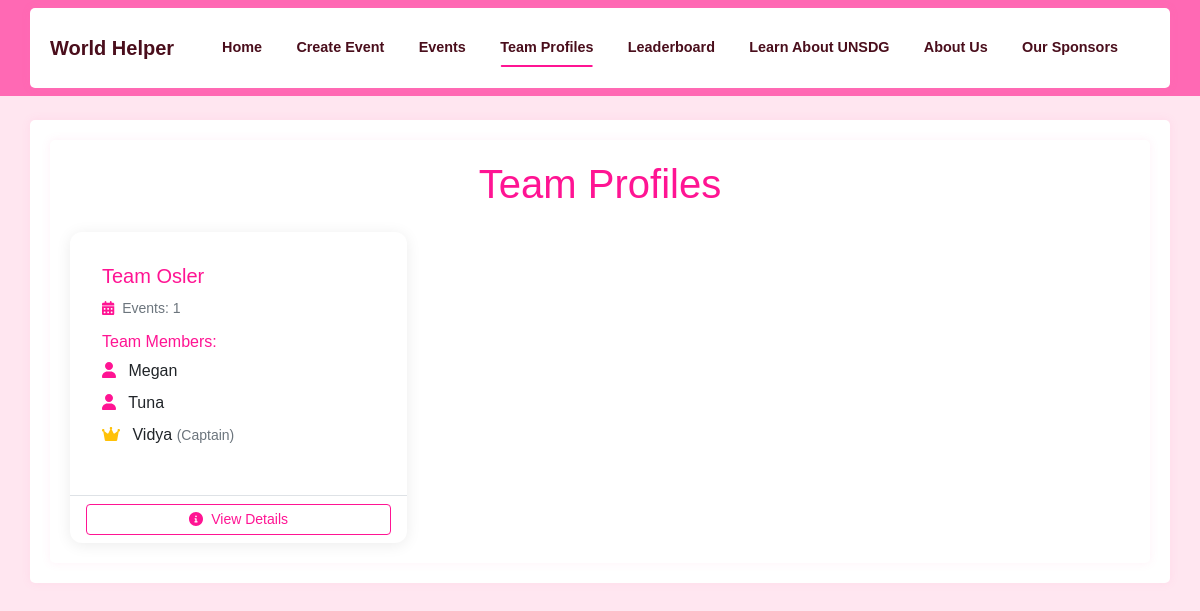
The app's page /team_profiles, older data.
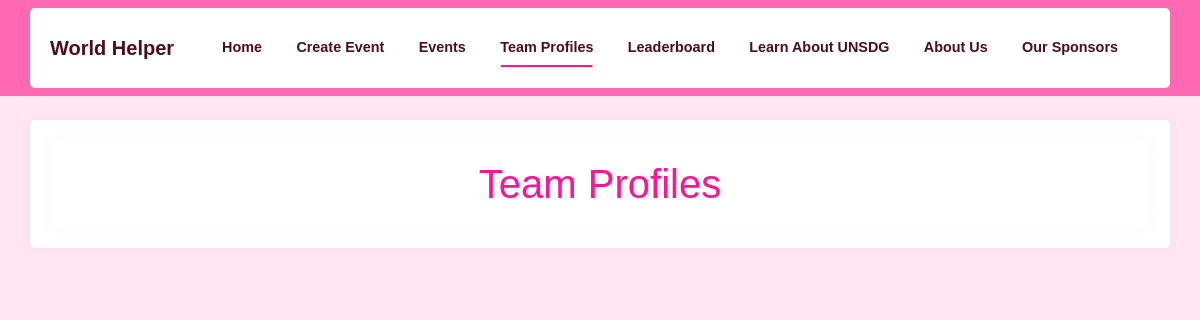
The same page, newer data.
### app/models.py (models this page shows)
class Team(db.Model):
    id = db.Column(db.Integer, primary_key=True)
    team_phrase = db.Column(db.String(100), nullable=False)
    name = db.Column(db.String(64), nullable=False)
    members = db.relationship('TeamMember', backref='team', lazy='dynamic')
    events = db.relationship('Event', backref='team', lazy='dynamic')
    bingo_card = db.relationship('BingoCard', backref='team', uselist=False)

class TeamMember(db.Model):
    id = db.Column(db.Integer, primary_key=True)
    name = db.Column(db.String(64), nullable=False)
    team_id = db.Column(db.Integer, db.ForeignKey('team.id'), nullable=False)
    is_captain = db.Column(db.Boolean, default=False)
    __table_args__ = (
        db.UniqueConstraint('team_id', 'name', name='unique_member_per_team'),
    )

### app/main/routes.py (the view)
@bp.route('/team_profiles')
def team_profiles():
    teams = db.session.query(Team, func.count(Event.id).label('event_count')) \
        .outerjoin(Event) \
        .group_by(Team.id) \
        .order_by(Team.name) \
        .all()
    return render_template('team_profiles.html', teams=teams)

### app/main/routes.py (called while the page is built)
@bp.context_processor
def utility_processor():
    return dict(SDG_DESCRIPTIONS=SDG_DESCRIPTIONS)

### app/templates/team_profiles.html (shortened to what this page needs)
{% extends "base.html" %}
{% block content %}
<div class="container">
    <h1 class="text-center mb-4 theme-pink">Team Profiles</h1>
    <div class="row row-cols-1 row-cols-md-2 row-cols-lg-3 g-4">
        {% for team, event_count in teams %}
        <div class="col">
            <div class="card h-100">
                <div class="card-body">
                    <h5 class="card-title theme-pink">{{ team.name }}</h5>
                    <div class="mb-3">
                        <small class="text-muted">
                            <i class="fas fa-calendar-alt me-1 theme-pink"></i>
                            Events: {{ event_count }}
                        </small>
                    </div>
                    <h6 class="card-subtitle mb-2 theme-pink">Team Members:</h6>
                    <ul class="list-unstyled">
                        {% for member in team.members %}
                        <li class="mb-2">
                            <i class="fas {% if member.is_captain %}fa-crown text-warning{% else %}fa-user text-pink{% endif %} me-2"></i>
                            {{ member.name }}
                            {% if member.is_captain %}
                            <small class="text-muted">(Captain)</small>
                            {% endif %}
                        </li>
                        {% endfor %}
                    </ul>
                </div>
                <div class="card-footer bg-transparent border-top">
                    <a href="{{ url_for('main.team', team_id=team.id) }}"
                       class="btn btn-outline-pink btn-sm w-100">
                        <i class="fas fa-info-circle me-1"></i> View Details
                    </a>
                </div>
            </div>
        </div>
        {% endfor %}
    </div>
</div>
{% endblock %}

Row changes from the older to the newer data that the page shows:
removed Team: name "Team Osler", id "1"
removed TeamMember: is_captain False (drawn), name "Megan"
removed TeamMember: is_captain False (drawn), name "Tuna"
removed TeamMember: is_captain True (drawn), name "Vidya"
